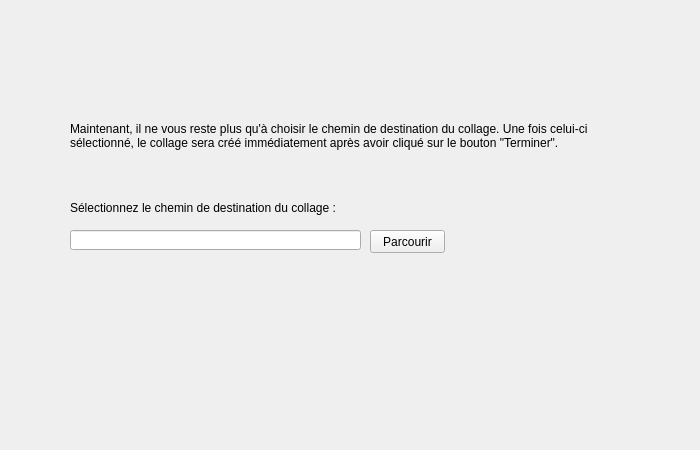
<?xml version="1.0" encoding="UTF-8"?>
<ui version="4.0">
 <class>CreationWizardPage</class>
 <widget class="QWizardPage" name="CreationWizardPage">
  <property name="geometry">
   <rect>
    <x>0</x>
    <y>0</y>
    <width>700</width>
    <height>450</height>
   </rect>
  </property>
  <property name="windowTitle">
   <string>WizardPage</string>
  </property>
  <widget class="QPushButton" name="pushButtonImagePath">
   <property name="geometry">
    <rect>
     <x>370</x>
     <y>230</y>
     <width>75</width>
     <height>23</height>
    </rect>
   </property>
   <property name="text">
    <string>Parcourir</string>
   </property>
  </widget>
  <widget class="QLineEdit" name="lineEditImagePath">
   <property name="geometry">
    <rect>
     <x>70</x>
     <y>230</y>
     <width>291</width>
     <height>20</height>
    </rect>
   </property>
   <property name="readOnly">
    <bool>true</bool>
   </property>
  </widget>
  <widget class="QLabel" name="labelImagePath">
   <property name="geometry">
    <rect>
     <x>70</x>
     <y>200</y>
     <width>271</width>
     <height>16</height>
    </rect>
   </property>
   <property name="text">
    <string>Sélectionnez le chemin de destination du collage :</string>
   </property>
  </widget>
  <widget class="QLabel" name="label">
   <property name="geometry">
    <rect>
     <x>70</x>
     <y>70</y>
     <width>551</width>
     <height>131</height>
    </rect>
   </property>
   <property name="font">
    <font>
     <pointsize>9</pointsize>
    </font>
   </property>
   <property name="text">
    <string>Maintenant, il ne vous reste plus qu'à choisir le chemin de destination du collage. Une fois celui-ci sélectionné, le collage sera créé immédiatement après avoir cliqué sur le bouton &quot;Terminer&quot;.</string>
   </property>
   <property name="wordWrap">
    <bool>true</bool>
   </property>
  </widget>
 </widget>
 <resources/>
 <connections/>
</ui>
